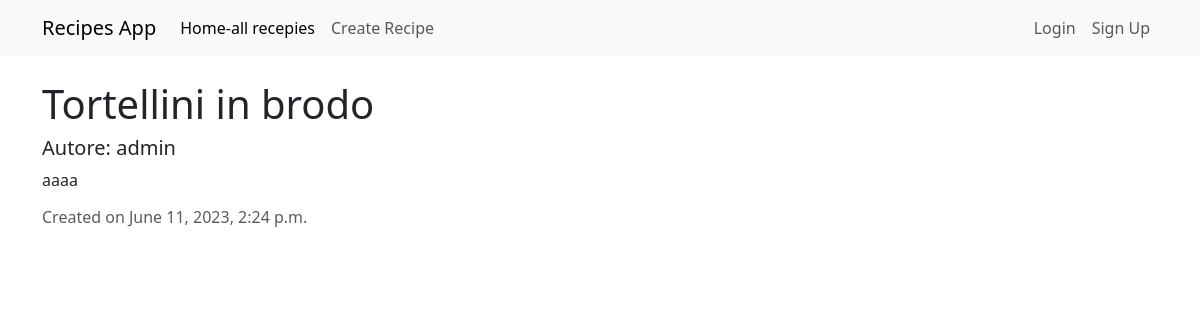
Before: /recipe/8/ with the older database file.
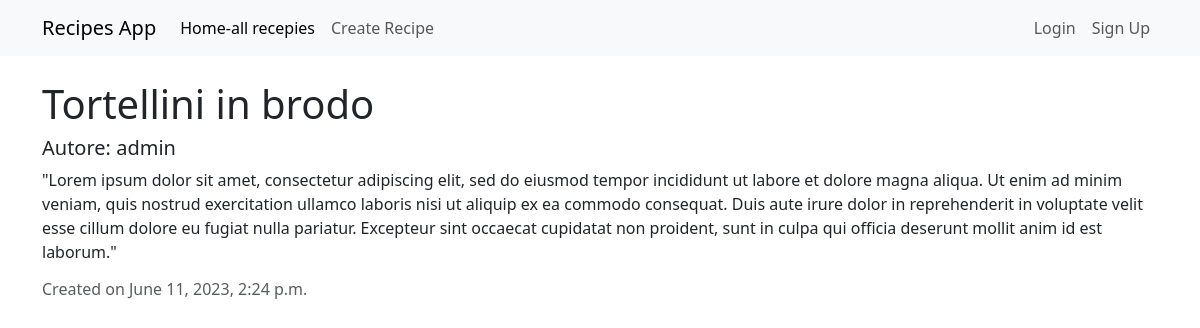
After: the same page with the newer database file.
### recipes/models.py (models this page shows, shortened)
class Recipe(models.Model):
    title = models.CharField(max_length=100)
    description = models.TextField()
    category = models.ForeignKey('categories.Category', on_delete=models.CASCADE, null=True)
    created_at = models.DateTimeField(auto_now_add=True)
    author = models.ForeignKey(User, on_delete=models.CASCADE)
    favorite = models.ManyToManyField(User, related_name='favorite', blank=True)

### recipes/views.py (the view)
# urls.py: path('recipe/<int:pk>/', views.RecipeDetailView.as_view(), name="recipes-detail"),
class RecipeDetailView(DetailView):
    model = models.Recipe

### recipes/templates/recipes/recipe_detail.html (shortened to what this page needs)
{% extends 'recipes/base.html' %}
{% block content %}
        <h1 class="card-title mt-4">{{object.title}}</h1>
        <h5 class="mt-2">Autore: {{ object.author }}</h5>
        <p class="card-text">{{ recipe.description }}</p>
        <h6 class="card-subtitle mb-2 text-muted">Created on {{object.created_at}}</h6>
{% endblock content %}

Changed rows visible on the page:
changed Recipe "Tortellini in brodo": description "aaaa" → "\"Lorem ipsum dolor sit amet, consectetur adipiscing elit, sed do eiusmod tempor incididunt ut labore et dolore magna aliqua. Ut enim ad minim veniam, quis nostrud exercitation ullamco laboris nisi ut aliquip ex ea commodo consequat. Duis aute irure dolor in reprehenderit in voluptate velit esse cillum dolore eu fugiat nulla pariatur. Excepteur sint occaecat cupidatat non proident, sunt in culpa qui officia deserunt mollit anim id est laborum.\""
